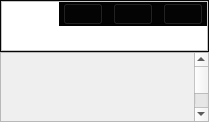
              <widget class="QWidget" name="page">
               <layout class="QGridLayout" name="gridLayout">
                <property name="leftMargin">
                 <number>0</number>
                </property>
                <property name="topMargin">
                 <number>0</number>
                </property>
                <property name="rightMargin">
                 <number>0</number>
                </property>
                <property name="bottomMargin">
                 <number>0</number>
                </property>
                <property name="horizontalSpacing">
                 <number>0</number>
                </property>
                <item row="0" column="0">
                 <layout class="QVBoxLayout" name="verticalLayout_2" stretch="1,9">
                  <property name="spacing">
                   <number>0</number>
                  </property>
                  <item>
                   <widget class="QFrame" name="top">
                    <property name="styleSheet">
                     <string notr="true">background-color: rgb(7,7, 7);</string>
                    </property>
                    <property name="frameShape">
                     <enum>QFrame::StyledPanel</enum>
                    </property>
                    <property name="frameShadow">
                     <enum>QFrame::Raised</enum>
                    </property>
                    <layout class="QVBoxLayout" name="verticalLayout" stretch="9,1">
                     <property name="spacing">
                      <number>0</number>
                     </property>
                     <property name="leftMargin">
                      <number>0</number>
                     </property>
                     <property name="topMargin">
                      <number>0</number>
                     </property>
                     <property name="rightMargin">
                      <number>0</number>
                     </property>
                     <property name="bottomMargin">
                      <number>0</number>
                     </property>
                     <item>
                      <layout class="QHBoxLayout" name="horizontalLayout" stretch="14,40,10,40,15">
                       <property name="spacing">
                        <number>0</number>
                       </property>
                       <item>
                        <widget class="QFrame" name="frame_1">
                         <property name="styleSheet">
                          <string notr="true">background-color: rgb(255, 255, 0);</string>
                         </property>
                         <property name="frameShape">
                          <enum>QFrame::StyledPanel</enum>
                         </property>
                         <property name="frameShadow">
                          <enum>QFrame::Raised</enum>
                         </property>
                         <widget class="QPushButton" name="pushButton_4">
                          <property name="geometry">
                           <rect>
                            <x>20</x>
                            <y>10</y>
                            <width>32</width>
                            <height>32</height>
                           </rect>
                          </property>
                          <property name="styleSheet">
                           <string notr="true">border-image: url(:/1/back.svg);
border-radius: 15px;
background-color: rgb(10, 10, 10);</string>
                          </property>
                          <property name="text">
                           <string/>
                          </property>
                         </widget>
                         <widget class="QPushButton" name="pushButton_5">
                          <property name="geometry">
                           <rect>
                            <x>70</x>
                            <y>10</y>
                            <width>32</width>
                            <height>32</height>
                           </rect>
                          </property>
                          <property name="styleSheet">
                           <string notr="true">border-image: url(:/1/forward.svg);
border-radius: 15px;
background-color: rgb(10, 10, 10);</string>
                          </property>
                          <property name="text">
                           <string/>
                          </property>
                         </widget>
                        </widget>
                       </item>
                       <item>
                        <widget class="QFrame" name="frame_2">
                         <property name="styleSheet">
                          <string notr="true">background-color: rgb(170, 255, 0);</string>
                         </property>
                         <property name="frameShape">
                          <enum>QFrame::StyledPanel</enum>
                         </property>
                         <property name="frameShadow">
                          <enum>QFrame::Raised</enum>
                         </property>
                        </widget>
                       </item>
                       <item>
                        <widget class="QFrame" name="frame_3">
                         <property name="styleSheet">
                          <string notr="true">background-color: rgb(170, 255, 127);</string>
                         </property>
                         <property name="frameShape">
                          <enum>QFrame::StyledPanel</enum>
                         </property>
                         <property name="frameShadow">
                          <enum>QFrame::Raised</enum>
                         </property>
                        </widget>
                       </item>
                       <item>
                        <widget class="QFrame" name="frame_4">
                         <property name="styleSheet">
                          <string notr="true">background-color: rgb(170, 255, 255);</string>
                         </property>
                         <property name="frameShape">
                          <enum>QFrame::StyledPanel</enum>
                         </property>
                         <property name="frameShadow">
                          <enum>QFrame::Raised</enum>
                         </property>
                         <widget class="QWidget" name="widget" native="true">
                          <property name="geometry">
                           <rect>
                            <x>200</x>
                            <y>10</y>
                            <width>141</width>
                            <height>31</height>
                           </rect>
                          </property>
                          <property name="styleSheet">
                           <string notr="true">background-color: rgb(40, 40, 40);
border-radius: 12px</string>
                          </property>
                          <widget class="QPushButton" name="pushButton_6">
                           <property name="geometry">
                            <rect>
                             <x>3</x>
                             <y>3</y>
                             <width>25</width>
                             <height>25</height>
                            </rect>
                           </property>
                           <property name="styleSheet">
                            <string notr="true">background-color: rgb(83, 83, 83);
border-image: url(:/1/user.svg);
border-radius: 12px</string>
                           </property>
                           <property name="text">
                            <string/>
                           </property>
                          </widget>
                          <widget class="QPushButton" name="pushButton_7">
                           <property name="geometry">
                            <rect>
                             <x>31</x>
                             <y>4</y>
                             <width>75</width>
                             <height>23</height>
                            </rect>
                           </property>
                           <property name="styleSheet">
                            <string notr="true">color: rgb(255, 255, 255);</string>
                           </property>
                           <property name="text">
                            <string>PushButton</string>
                           </property>
                          </widget>
                         </widget>
                        </widget>
                       </item>
                       <item>
                        <widget class="QFrame" name="frame_5">
                         <property name="styleSheet">
                          <string notr="true">background-color: rgb(255, 255, 255);</string>
                         </property>
                         <property name="frameShape">
                          <enum>QFrame::StyledPanel</enum>
                         </property>
                         <property name="frameShadow">
                          <enum>QFrame::Raised</enum>
                         </property>
                         <layout class="QHBoxLayout" name="horizontalLayout_2" stretch="1">
                          <property name="leftMargin">
                           <number>57</number>
                          </property>
                          <property name="topMargin">
                           <number>0</number>
                          </property>
                          <property name="rightMargin">
                           <number>0</number>
                          </property>
                          <property name="bottomMargin">
                           <number>24</number>
                          </property>
                          <item>
                           <widget class="QFrame" name="frame">
                            <property name="styleSheet">
                             <string notr="true">background-color: rgb(3, 3, 3);</string>
                            </property>
                            <property name="frameShape">
                             <enum>QFrame::StyledPanel</enum>
                            </property>
                            <property name="frameShadow">
                             <enum>QFrame::Raised</enum>
                            </property>
                            <layout class="QHBoxLayout" name="horizontalLayout_3" stretch="1,1,1">
                             <property name="spacing">
                              <number>10</number>
                             </property>
                             <property name="leftMargin">
                              <number>3</number>
                             </property>
                             <property name="topMargin">
                              <number>0</number>
                             </property>
                             <property name="rightMargin">
                              <number>3</number>
                             </property>
                             <property name="bottomMargin">
                              <number>0</number>
                             </property>
                             <item>
                              <widget class="QPushButton" name="pushButton_2">
                               <property name="sizePolicy">
                                <sizepolicy hsizetype="Minimum" vsizetype="Expanding">
                                 <horstretch>0</horstretch>
                                 <verstretch>0</verstretch>
                                </sizepolicy>
                               </property>
                               <property name="styleSheet">
                                <string notr="true">border-image: url(:/1/windows-minimize.svg);</string>
                               </property>
                               <property name="text">
                                <string/>
                               </property>
                              </widget>
                             </item>
                             <item>
                              <widget class="QPushButton" name="pushButton_3">
                               <property name="sizePolicy">
                                <sizepolicy hsizetype="Minimum" vsizetype="Expanding">
                                 <horstretch>0</horstretch>
                                 <verstretch>0</verstretch>
                                </sizepolicy>
                               </property>
                               <property name="styleSheet">
                                <string notr="true">border-image: url(:/1/windows-maximize.svg);</string>
                               </property>
                               <property name="text">
                                <string/>
                               </property>
                              </widget>
                             </item>
                             <item>
                              <widget class="QPushButton" name="pushButton">
                               <property name="sizePolicy">
                                <sizepolicy hsizetype="Minimum" vsizetype="Expanding">
                                 <horstretch>0</horstretch>
                                 <verstretch>0</verstretch>
                                </sizepolicy>
                               </property>
                               <property name="styleSheet">
                                <string notr="true">border-image: url(:/1/windows-close.svg);</string>
                               </property>
                               <property name="text">
                                <string/>
                               </property>
                              </widget>
                             </item>
                            </layout>
                           </widget>
                          </item>
                         </layout>
                        </widget>
                       </item>
                      </layout>
                     </item>
                     <item>
                      <widget class="QFrame" name="frame_6">
                       <property name="styleSheet">
                        <string notr="true">background-color: rgb(85, 170, 255);</string>
                       </property>
                       <property name="frameShape">
                        <enum>QFrame::StyledPanel</enum>
                       </property>
                       <property name="frameShadow">
                        <enum>QFrame::Raised</enum>
                       </property>
                      </widget>
                     </item>
                    </layout>
                   </widget>
                  </item>
                  <item>
                   <widget class="QScrollArea" name="scrollArea">
                    <property name="sizePolicy">
                     <sizepolicy hsizetype="Preferred" vsizetype="Preferred">
                      <horstretch>0</horstretch>
                      <verstretch>0</verstretch>
                     </sizepolicy>
                    </property>
                    <property name="widgetResizable">
                     <bool>true</bool>
                    </property>
                    <widget class="QWidget" name="scrollAreaWidgetContents_2">
                     <property name="geometry">
                      <rect>
                       <x>0</x>
                       <y>0</y>
                       <width>1086</width>
                       <height>1200</height>
                      </rect>
                     </property>
                     <property name="sizePolicy">
                      <sizepolicy hsizetype="Preferred" vsizetype="Preferred">
                       <horstretch>0</horstretch>
                       <verstretch>0</verstretch>
                      </sizepolicy>
                     </property>
                     <property name="minimumSize">
                      <size>
                       <width>0</width>
                       <height>1200</height>
                      </size>
                     </property>
                    </widget>
                   </widget>
                  </item>
                 </layout>
                </item>
               </layout>
              </widget>
